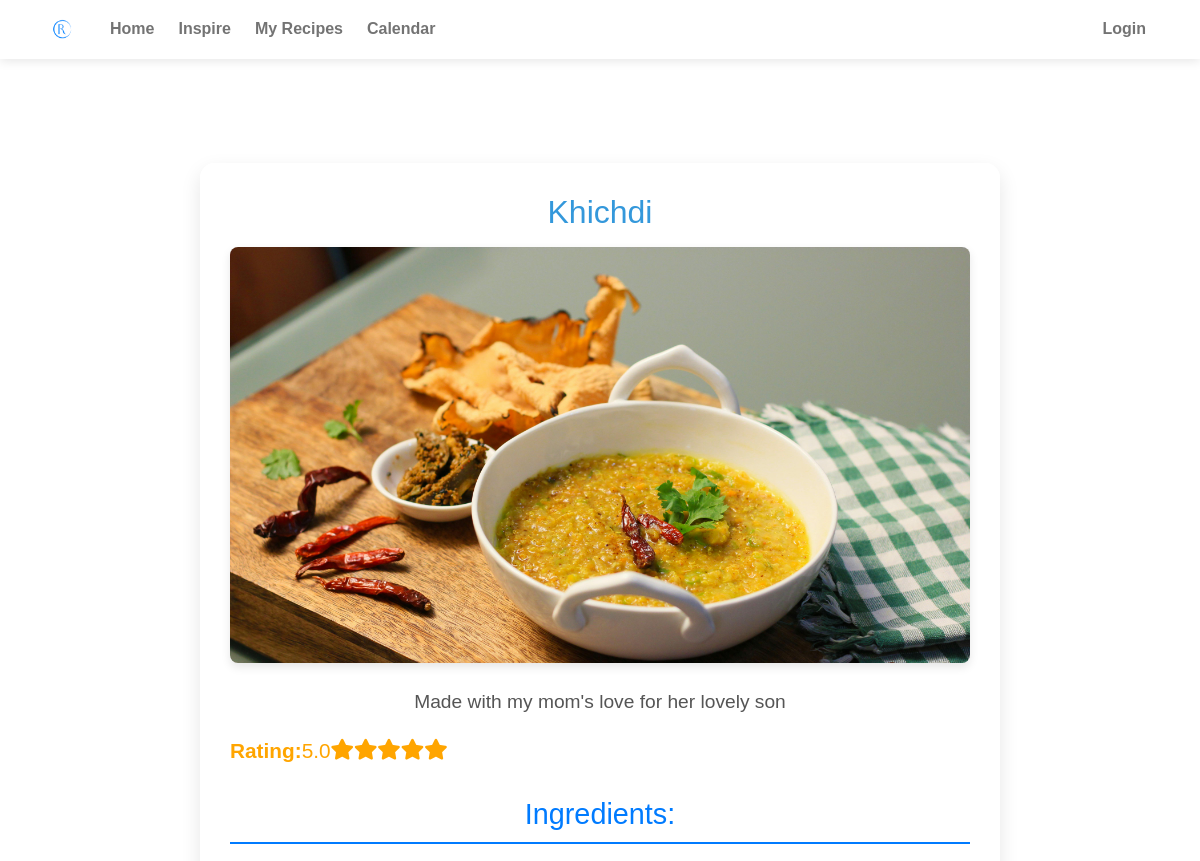
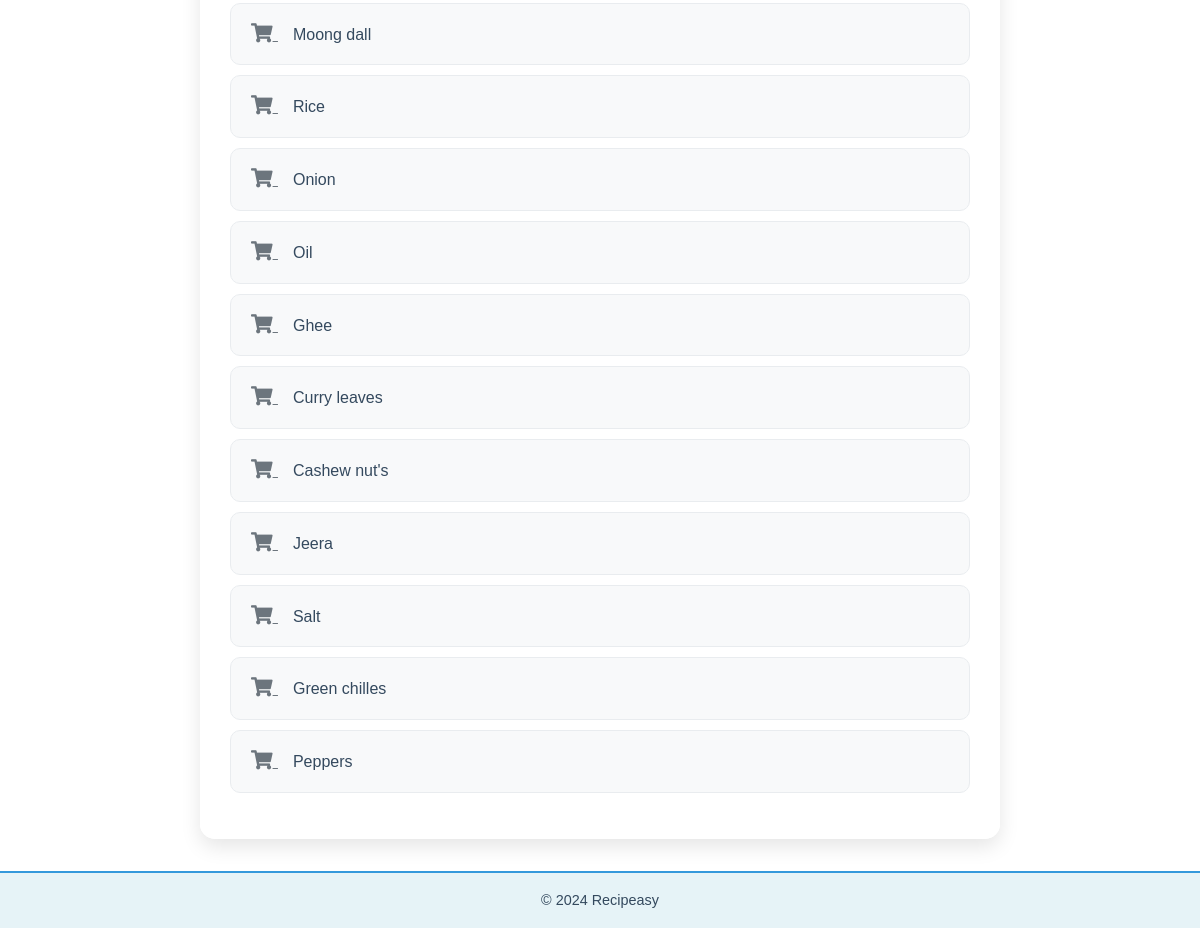
Page /recipe/3/ on the committed database (2 pictures, top to bottom).
### recipes/models.py (models this page shows, shortened)
class Recipe(models.Model):
    name = models.CharField(max_length=200)
    description = models.TextField()
    image = models.ImageField(upload_to='recipes/')
    date = models.DateField(null=True, blank=True)
    rating = models.DecimalField(
        max_digits=2,
        decimal_places=1,
        default=1.0,
        validators=[
            MinValueValidator(1.0, message="Rating must be at least 1."),
            MaxValueValidator(5.0, message="Rating cannot exceed 5.")
        ]
    )
    is_inspiring = models.BooleanField(default=True)
    ingredients = models.TextField()

### recipes/views.py (the view)
# urls.py: path('recipe/<int:pk>/', views.recipe_detail, name='recipe_detail'),
def recipe_detail(request, pk):
    recipe = get_object_or_404(Recipe, pk=pk)
    ingredients = [ingredient.strip() for ingredient in recipe.ingredients.replace('\n', ',').split(',') if ingredient.strip()]
    print(f"Rating for {recipe.name}: {recipe.rating}")  # Check if the rating is available
    return render(request, 'recipe_detail.html', {'recipe': recipe, 'ingredients': ingredients})

### recipes/templates/recipe_detail.html (shortened to what this page needs)
{% extends "base.html" %}
{% block content %}
    <div class="container mt-5 recipe-detail">
        <h1 class="recipe-title text-center">{{ recipe.name }}</h1>
        <div class="recipe-detail-image-container mb-4 text-center">
            <img src="{{ recipe.image.url }}" alt="{{ recipe.name }}" class="img-fluid rounded shadow">
        </div>
        <p class="recipe-description text-center">{{ recipe.description }}</p>
        <p class="recipe-rating text-center">
            <strong>Rating:</strong> {{ recipe.rating }}
            {% with ''|center:5 as range %}
                {% for _ in range %}
                    {% if forloop.counter <= recipe.rating %}
                        <i class="fas fa-star"></i>
                    {% elif forloop.counter <= recipe.rating|add:"0.5" %}
                        <i class="fas fa-star-half-alt"></i>
                    {% else %}
                        <i class="far fa-star"></i>
                    {% endif %}
                {% endfor %}
            {% endwith %}
        </p>
        <h2 class="ingredients-heading">Ingredients:</h2>
        <ul class="ingredient-list">
            {% for ingredient in ingredients %}
                <li class="ingredient-item">
                    <div>
                        <a href="https://www.google.com/search?q={{ ingredient }}&tbm=shop" target="_blank" class="shop-button">
                            <i class="fas fa-shopping-cart"></i>
                        </a>
                        {{ ingredient }}
                    </div>
                </li>
            {% endfor %}
        </ul>
    </div>
{% endblock %}

### static/css/styles.css (style rules this page uses)
:root { --primary-color: #3498db; --secondary-color: #2ecc71; --accent-color: #e74c3c; --background-color: #ffffff; --text-color: #34495e; --card-background: rgba(255, 255, 255, 0.9); --card-shadow: 0 2px 4px rgba(0, 0, 0, 0.1); --nav-text-color: #34495e; --nav-text-hover-color: #3498db; --footer-background-color: #e6f3f7; --footer-text-color: #34495e; --footer-border-color: #3498db; --transition-speed: 0.3s; --easing: cubic-bezier(0.25, 0.1, 0.25, 1); }
body { font-family: 'Arial', sans-serif; background-color: var(--background-color); color: var(--text-color); margin: 0; padding: 0; display: flex; flex-direction: column; min-height: 100vh; line-height: 1.6; font-size: 16px; }
html { font-size: 16px; scroll-behavior: smooth; }
h1, h2 { font-size: 2rem; color: var(--primary-color); margin-bottom: 1.5rem; text-align: center; }
.recipe-rating { display: flex; align-items: center; margin-bottom: 0.5rem; }
.recipe-detail { background-color: var(--card-background); border-radius: 12px; box-shadow: var(--card-shadow); padding: 2rem; max-width: 800px; margin: 0 auto; backdrop-filter: blur(5px); }
.recipe-detail h1 { color: var(--primary-color); font-size: 2rem; margin-bottom: 1rem; }
.recipe-detail-image-container { width: 100%; padding-bottom: 56.25%; position: relative; overflow: hidden; border-radius: 8px; margin-bottom: 1.5rem; box-shadow: 0 4px 10px rgba(0, 0, 0, 0.1); }
.recipe-detail img { position: absolute; top: 0; left: 0; width: 100%; height: 100%; object-fit: cover; object-position: center; transition: transform var(--transition-speed) var(--easing); }
.recipe-detail p { margin-bottom: 1rem; }
html { scroll-behavior: smooth; }

### recipes/templates/recipe_detail.html (style rules this page uses)
.recipe-detail { background: rgba(255, 255, 255, 0.95); padding: 30px; border-radius: 15px; box-shadow: 0 8px 20px rgba(0, 0, 0, 0.1); }
.recipe-detail-image-container img { max-width: 100%; height: auto; border-radius: 15px; box-shadow: 0 4px 12px rgba(0, 0, 0, 0.15); }
.recipe-title { color: #333; font-size: 2.5rem; margin-bottom: 20px; }
.recipe-description { font-size: 1.2rem; color: #555; margin-bottom: 20px; }
.recipe-rating { font-size: 1.3rem; color: #ffa500; margin-bottom: 30px; }
.ingredients-heading { color: #007bff; font-size: 1.8rem; margin-top: 30px; margin-bottom: 20px; border-bottom: 2px solid #007bff; padding-bottom: 10px; }
.ingredient-list { list-style-type: none; padding: 0; }
.ingredient-item { background-color: #f8f9fa; border: 1px solid #e9ecef; border-radius: 10px; padding: 15px 20px; margin-bottom: 10px; display: flex; justify-content: space-between; align-items: center; transition: all 0.3s ease; }
.shop-button { background: none; border: none; color: #6c757d; font-size: 1.2rem; cursor: pointer; transition: all 0.3s ease; margin-right: 15px; }

### rows in the picture
Recipe: name "Khichdi", image (picture), description "Made with my mom's love for her lovely son", rating "5.0"

### other values in the picture
{{ ingredient }} "Moong dall" "Rice" "Onion" "Oil" "Ghee" "Curry leaves" "Cashew nut's" "Jeera" "Salt" "Green chilles" "Peppers"
